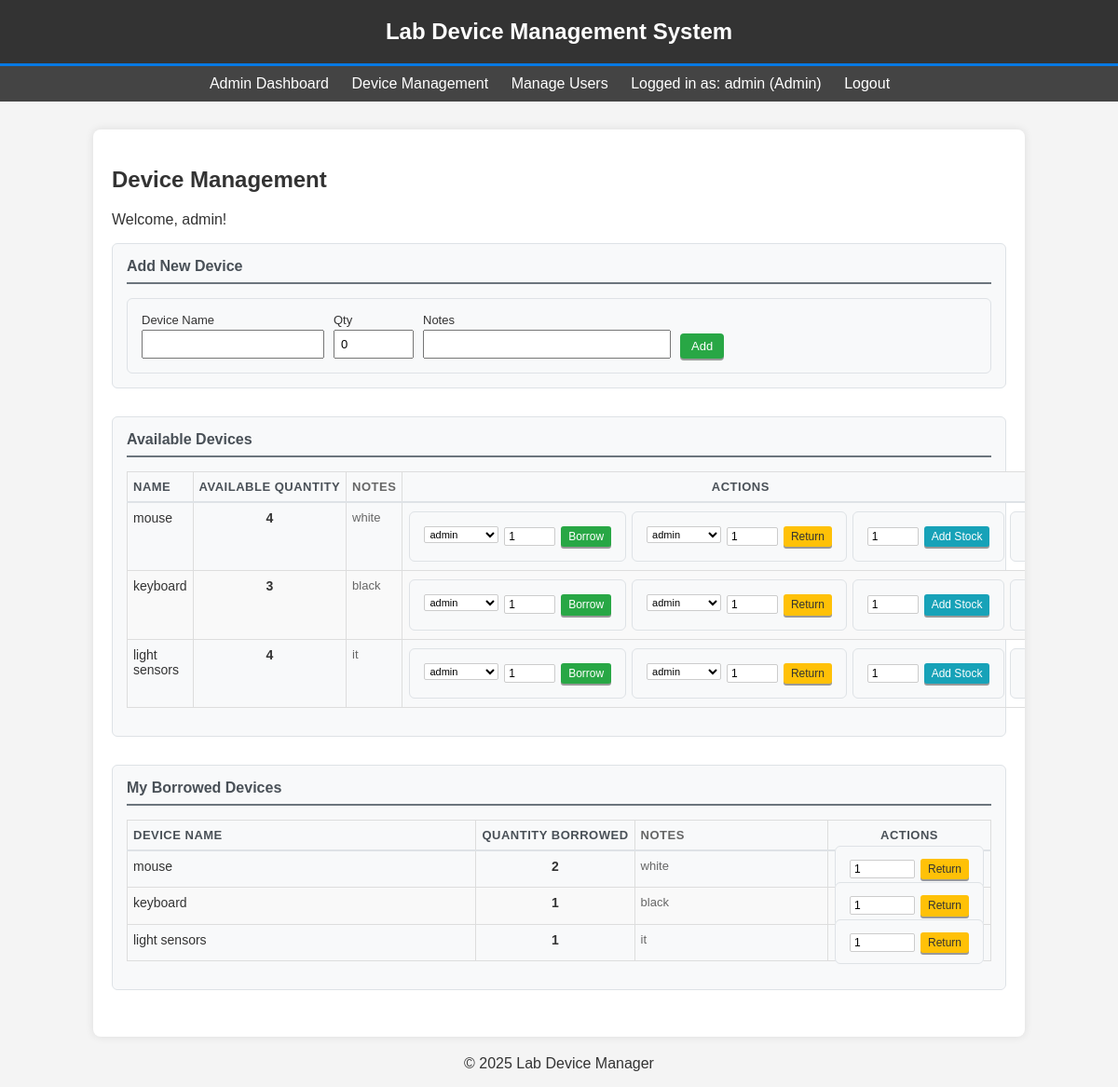
Screenshot of /employee (signed in) with the database file from the repository.
### app.py (models this page shows, shortened)
class User(UserMixin, db.Model):
    id = db.Column(db.Integer, primary_key=True)
    username = db.Column(db.String(100), unique=True, nullable=False)
    password_hash = db.Column(db.String(200), nullable=False)
    is_admin = db.Column(db.Boolean, default=False)

class Device(db.Model):
    id = db.Column(db.Integer, primary_key=True)
    name = db.Column(db.String(100), nullable=False, unique=True) # Device type name
    quantity = db.Column(db.Integer, nullable=False, default=0) # Total quantity in stock
    notes = db.Column(db.Text, nullable=True) # Optional notes

class BorrowLog(db.Model):
    user_id = db.Column(db.Integer, db.ForeignKey('user.id'), primary_key=True)
    device_id = db.Column(db.Integer, db.ForeignKey('device.id'), primary_key=True)
    quantity_borrowed = db.Column(db.Integer, nullable=False, default=0) # Number of units currently borrowed
    user = db.relationship('User', backref=db.backref('borrow_logs', lazy=True))
    device = db.relationship('Device', backref=db.backref('borrow_logs', lazy=True))

### app.py (the view)
@app.route('/employee')
@login_required
def employee_dashboard():
    devices = Device.query.all()
    all_users = User.query.all() if current_user.is_admin else []
    return render_template('employee_dashboard.html', devices=devices, Device=Device, all_users=all_users)

### app.py (called while the page is built)
@login_manager.user_loader
def load_user(user_id):
    return User.query.get(int(user_id))

### templates/employee_dashboard.html (shortened to what this page needs)
{% extends "base.html" %}
{% block content %}
<h2>Device Management</h2>
<p>Welcome, {{ current_user.username }}!</p>
{% if current_user.is_admin %}
<div class="device-section" style="margin-bottom: 30px; padding: 15px;">
    <h3 style="margin-bottom: 15px; font-size: 16px;">Add New Device</h3>
    <form method="POST" action="{{ url_for('add_new_device') }}">
        <div style="display: flex; gap: 10px; align-items: end; flex-wrap: wrap;">
            <div style="margin-bottom: 0;">
                <label for="name" style="font-size: 13px; margin-bottom: 3px; display: block;">Device Name</label>
                <input type="text" id="name" name="name" required style="width: 180px; padding: 6px; font-size: 13px;">
            </div>
            <div style="margin-bottom: 0;">
                <label for="quantity" style="font-size: 13px; margin-bottom: 3px; display: block;">Qty</label>
                <input type="number" id="quantity" name="quantity" min="0" value="0" style="width: 70px; padding: 6px; font-size: 13px;">
            </div>
            <div style="margin-bottom: 0;">
                <label for="notes" style="font-size: 13px; margin-bottom: 3px; display: block;">Notes</label>
                <input type="text" id="notes" name="notes" style="width: 250px; padding: 6px; font-size: 13px;">
            </div>
            <button type="submit" class="btn btn-success" style="padding: 6px 12px; font-size: 13px;">Add</button>
        </div>
    </form>
</div>
{% endif %}
<div class="device-section" style="margin-bottom: 30px; padding: 15px;">
    <h3 style="margin-bottom: 15px; font-size: 16px;">Available Devices</h3>
    {% if devices %}
        <table class="compact-table">
            <thead>
                <tr>
                    <th class="name-column">Name</th>
                    <th class="quantity-column">Available Quantity</th>
                    <th class="notes-column">Notes</th>
                    <th class="actions-column">Actions</th>
                </tr>
            </thead>
            <tbody>
                {% for device in devices %}
                <tr>
                    <td class="name-column">{{ device.name }}</td>
                    <td class="quantity-column">{{ device.quantity }}</td>
                    <td class="notes-column">{{ device.notes or 'N/A' }}</td>
                    <td class="actions actions-column">
                        <form method="POST" action="{{ url_for('borrow_device', device_id=device.id) }}">
                            {% if current_user.is_admin %}
                            <select name="user_id" style="width: 80px; font-size: 11px; padding: 1px;">
                                <option value="{{ current_user.id }}">{{ current_user.username }}</option>
                            </select>
                            {% endif %}
                            <input type="number" name="quantity" min="1" max="{{ device.quantity or 1 }}" value="1" {% if device.quantity == 0 %}disabled{% endif %}>
                            <button type="submit" class="btn btn-success" {% if device.quantity == 0 %}disabled{% endif %}>Borrow</button>
                        </form>
                        <form method="POST" action="{{ url_for('return_device', device_id=device.id) }}">
                            {% if current_user.is_admin %}
                            <select name="user_id" style="width: 80px; font-size: 11px; padding: 1px;">
                                <option value="{{ current_user.id }}">{{ current_user.username }}</option>
                            </select>
                            {% endif %}
                            <input type="number" name="quantity" min="1" value="1">
                            <button type="submit" class="btn btn-warning">Return</button>
                        </form>
                        <form method="POST" action="{{ url_for('add_stock', device_id=device.id) }}">
                            <input type="number" name="quantity" min="1" value="1">
                            <button type="submit" class="btn btn-info">Add Stock</button>
                        </form>
                        {% if current_user.is_admin %}
                        <form method="POST" action="{{ url_for('delete_device', device_id=device.id) }}">
                        </form>
                        {% endif %}
                    </td>
                </tr>
                {% endfor %}
            </tbody>
        </table>
    {% else %}
        <p>No devices found.</p>
    {% endif %}
</div>
<div class="device-section" style="margin-bottom: 30px; padding: 15px;">
    <h3 style="margin-bottom: 15px; font-size: 16px;">My Borrowed Devices</h3>
    {% if current_user.borrow_logs and current_user.borrow_logs|selectattr('quantity_borrowed', '>', 0)|list %}
        <table class="compact-table">
            <thead>
                <tr>
                    <th class="name-column">Device Name</th>
                    <th class="quantity-column">Quantity Borrowed</th>
                    <th class="notes-column">Notes</th>
                    <th class="actions-column">Actions</th>
                </tr>
            </thead>
            <tbody>
                {% for log in current_user.borrow_logs %}
                {% if log.quantity_borrowed > 0 %}
                <tr>
                    <td class="name-column">{{ log.device.name }}</td>
                    <td class="quantity-column">{{ log.quantity_borrowed }}</td>
                    <td class="notes-column">{{ log.device.notes or 'N/A' }}</td>
                    <td class="actions actions-column">
                        <form method="POST" action="{{ url_for('return_device', device_id=log.device_id) }}" style="display:inline;">
                            <input type="number" name="quantity" min="1" max="{{ log.quantity_borrowed }}" value="1" style="width: 60px;">
                            <button type="submit" class="btn btn-warning">Return</button>
                        </form>
                    </td>
                </tr>
                {% endif %}
                {% endfor %}
            </tbody>
        </table>
    {% else %}
        <p>You have not borrowed any devices currently.</p>
    {% endif %}
</div>
{% endblock %}

### templates/base.html (shortened to what this page needs)
<!DOCTYPE html>
<html lang="en">
<head>
    <link rel="stylesheet" href="{{ url_for('static', filename='style.css') }}">
</head>
<body>
    <header>
        <h1>Lab Device Management System</h1>
    </header>
    <nav>
        <ul>
            {% if current_user.is_authenticated %}
                {% if current_user.is_admin %}
                    <li><a href="{{ url_for('admin_dashboard') }}">Admin Dashboard</a></li>
                    <li><a href="{{ url_for('employee_dashboard') }}">Device Management</a></li>
                    <li><a href="{{ url_for('manage_employees') }}">Manage Users</a></li>
                {% else %}
                    <li><a href="{{ url_for('employee_dashboard') }}">My Dashboard</a></li>
                {% endif %}
                <li>Logged in as: {{ current_user.username }} {% if current_user.is_admin %}(Admin){% endif %}</li>
                <li><a href="{{ url_for('logout') }}">Logout</a></li>
            {% else %}
                <li><a href="{{ url_for('login') }}">Login</a></li>
            {% endif %}
        </ul>
    </nav>
    <div class="container">
        {% block content %}{% endblock %}
    </div>
    <footer>
        <p style="text-align:center; margin-top: 20px;">&copy; 2025 Lab Device Manager</p>
    </footer>
</body>
</html>

### static/style.css (style rules this page uses)
body { font-family: sans-serif; margin: 0; background-color: #f4f4f4; color: #333; }
.container { width: 80%; margin: auto; overflow: hidden; padding: 20px; background-color: #fff; box-shadow: 0 0 10px rgba(0,0,0,0.1); margin-top: 30px; border-radius: 8px; }
header { background: #333; color: #fff; padding: 20px 0; text-align: center; border-bottom: #0779e4 3px solid; }
header h1 { margin: 0; font-size: 24px; }
nav { background: #444; color: #fff; padding: 10px 0; text-align: center; }
nav ul { padding: 0; list-style: none; margin: 0; }
nav ul li { display: inline; margin-right: 20px; }
nav a { color: #fff; text-decoration: none; font-size: 16px; }
table { width: 100%; border-collapse: collapse; margin-bottom: 15px; font-size: 14px; }
table, th, td { border: 1px solid #ddd; }
th, td { padding: 8px 10px; text-align: left; vertical-align: middle; }
th { background-color: #f8f9fa; font-weight: 600; font-size: 13px; color: #495057; border-bottom: 2px solid #dee2e6; }
tr:nth-child(even) { background-color: #f9f9f9; }
.compact-table { font-size: 13px; }
.compact-table th, .compact-table td { padding: 6px 8px; }
.compact-table th { font-size: 12px; text-transform: uppercase; letter-spacing: 0.5px; }
.actions form { display: inline-block; margin-right: 3px; margin-bottom: 2px; vertical-align: top; }
.actions input[type="number"] { width: 45px; padding: 2px 4px; font-size: 12px; margin: 0 2px 0 0; border: 1px solid #ccc; border-radius: 2px; }
.actions select { width: 80px; padding: 2px 4px; font-size: 11px; margin: 0 2px 0 0; border: 1px solid #ccc; border-radius: 2px; background-color: #fff; vertical-align: top; }
.actions .btn { padding: 4px 8px; font-size: 12px; margin: 0; border-radius: 3px; line-height: 1.2; white-space: nowrap; }
.actions-column { width: 1%; white-space: nowrap; text-align: center; }
.quantity-column { width: 80px; text-align: center; font-weight: 600; }
.name-column { font-weight: 500; max-width: 200px; }
.notes-column { max-width: 250px; word-wrap: break-word; font-size: 13px; color: #666; }
.btn { display: inline-block; padding: 8px 15px; font-size: 14px; cursor: pointer; text-align: center; text-decoration: none; outline: none; color: #fff; background-color:rgb(182, 186, 191); border: none; border-radius: 4px; box-shadow: 0 2px #999; }
.btn-success { background-color: #28a745; }
.btn-warning { background-color: #ffc107; color: #333; }
.btn-info { background-color: #17a2b8; }
.device-section { background-color: #f8f9fa; border: 1px solid #dee2e6; border-radius: 6px; padding: 15px; margin-bottom: 25px; }
.device-section h3 { margin-top: 0; margin-bottom: 15px; color: #495057; border-bottom: 2px solid #6c757d; padding-bottom: 8px; font-size: 16px; }
.actions form { margin-right: 5px; margin-bottom: 5px; }
.actions input[type="number"] { width: 60px; margin-right: 5px; padding: 4px; border: 1px solid #ddd; border-radius: 3px; }
.device-section form { background-color: #f8f9fa; padding: 15px; border-radius: 6px; border: 1px solid #dee2e6; }
.device-section table { font-size: 14px; }
.device-section th, .device-section td { padding: 8px 6px; vertical-align: top; }
.device-section th { font-size: 13px; font-weight: 600; white-space: nowrap; }
.device-section .actions { width: 1%; white-space: nowrap; }
.device-section .actions form { display: inline-block; margin: 1px; vertical-align: top; }
.device-section .actions input[type="number"] { width: 45px; padding: 2px 4px; font-size: 12px; margin: 0 2px 0 0; border: 1px solid #ccc; border-radius: 2px; }
.device-section .actions .btn { padding: 4px 8px; font-size: 12px; margin: 0; border-radius: 3px; line-height: 1.2; }
.device-section td:first-child { font-weight: 500; max-width: 200px; }
.device-section td:nth-child(3) { max-width: 250px; word-wrap: break-word; font-size: 13px; color: #666; }
.device-section td:nth-child(2) { text-align: center; font-weight: 600; width: 80px; }

### rows the page displays
User: username "admin"
Device: name "mouse", quantity "4", notes "white", user_id "admin", quantity "1"
Device: name "keyboard", quantity "3", notes "black", user_id "admin", quantity "1"
Device: name "light sensors", quantity "4", notes "it", user_id "admin", quantity "1"
BorrowLog: device.name "mouse", quantity_borrowed "2", device "white"
BorrowLog: device.name "keyboard", quantity_borrowed "1", device "black", quantity "1"
BorrowLog: device.name "light sensors", quantity_borrowed "1", device "it", quantity "1"
